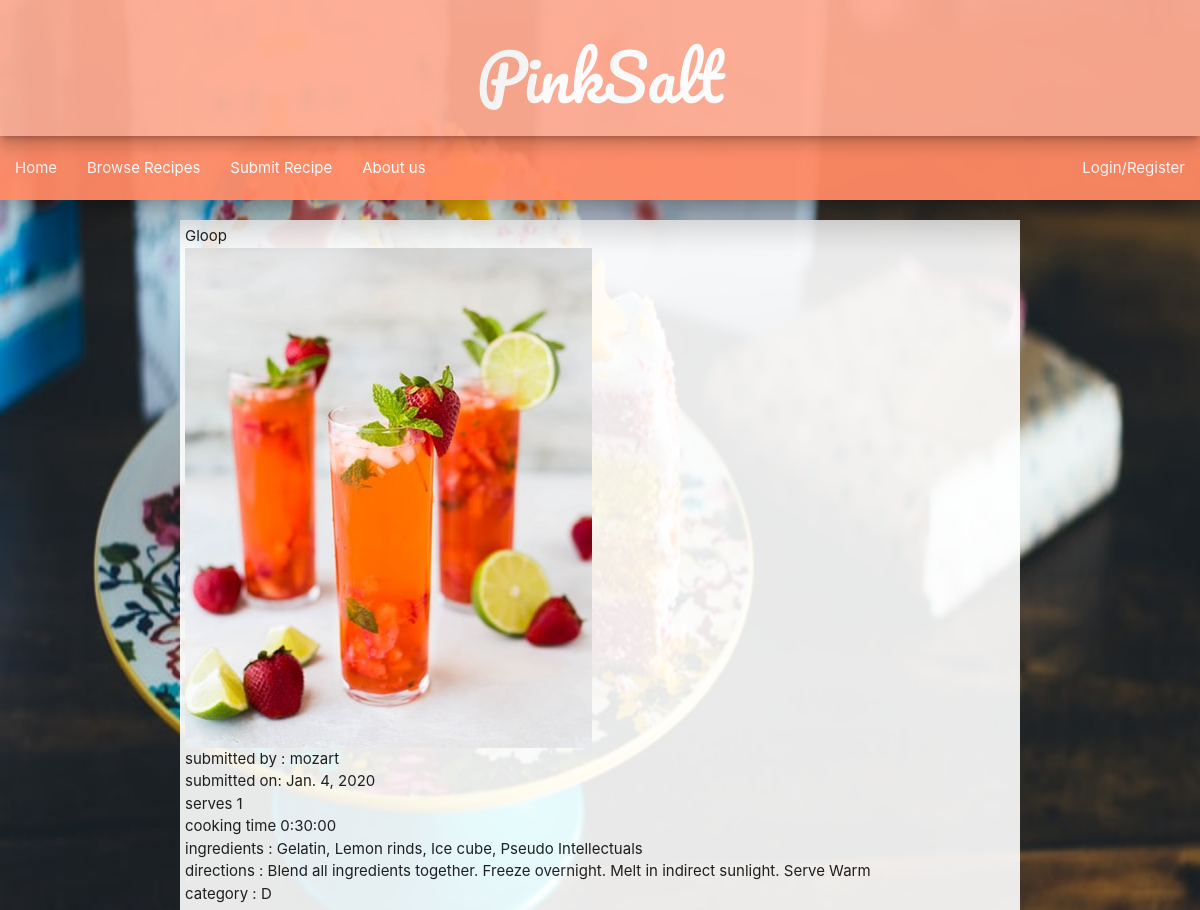
Screenshot of /recipe/browse/4 with the database file from the repository.
### recipes/models.py (models this page shows, shortened)
class Recipe(models.Model):
	title=models.CharField(max_length=100)
	date=models.DateField(auto_now_add=True)
	time=models.DurationField('Cooking Time')
	serves=models.BigIntegerField('Serves')
	ingredients=models.TextField('Ingredients')
	directions=models.TextField('Cooking Directions')
	category=models.CharField(max_length=40,choices=CATEGORY)
	coverimage=models.ImageField(upload_to='coverimages/')
	user=models.ForeignKey(User,blank=True,null=True,on_delete=models.CASCADE)

### recipes/views.py (the view)
# urls.py: path('browse/<int:pk>',RecipeDetail.as_view(),name='recipe-detail'),
class RecipeDetail(DetailView):
	model=Recipe
	context_object_name='recipe'

### recipes/templates/recipes/recipe_detail.html
{% extends "base.html" %}
{% block content %}
<div class="container sitecontent">
<div class="recipetitle">{{recipe.title}}</div>
<div class="coverimage"><img src="{{recipe.coverimage.url}}"</div>
<div class="user">submitted by : {{recipe.user}}</div>
<div class="date">submitted on: {{recipe.date}}</div>
<div class="serves">serves {{recipe.serves}}</div>
<div class="time">cooking time {{recipe.time}}</div>
<div class="ingredients">ingredients : {{recipe.ingredients}}</div>
<div class="directions">directions : {{recipe.directions}}</div>
<div class="category">category : {{recipe.category}}</div>
</div>
{% endblock content %}

### pink_salt_site/static/style.css (style rules this page uses)
.container { position:relative; z-index: 1; background-color: rgba(255,255,255, 0.9); padding:20px; }
.sitecontent { padding:5px; }

### rows the page displays
Recipe: title "Gloop", coverimage (picture), user "mozart", date "Jan. 4, 2020", serves "1", time "0:30:00", ingredients "Gelatin, Lemon rinds, Ice cube, Pseudo Intellectuals", directions "Blend all ingredients together. Freeze overnight. Melt in indirect sunlight. Serve Warm", category "D"
